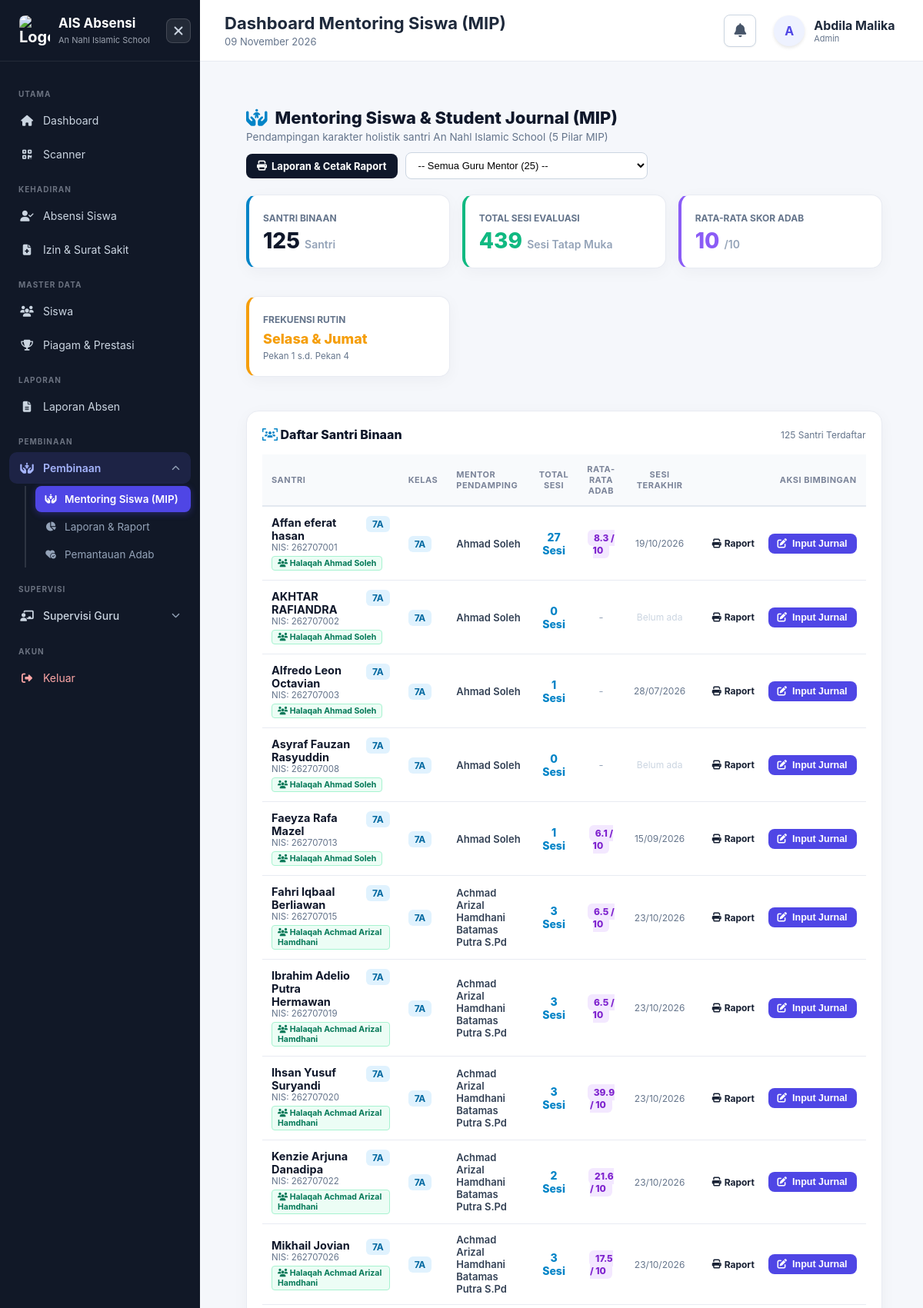
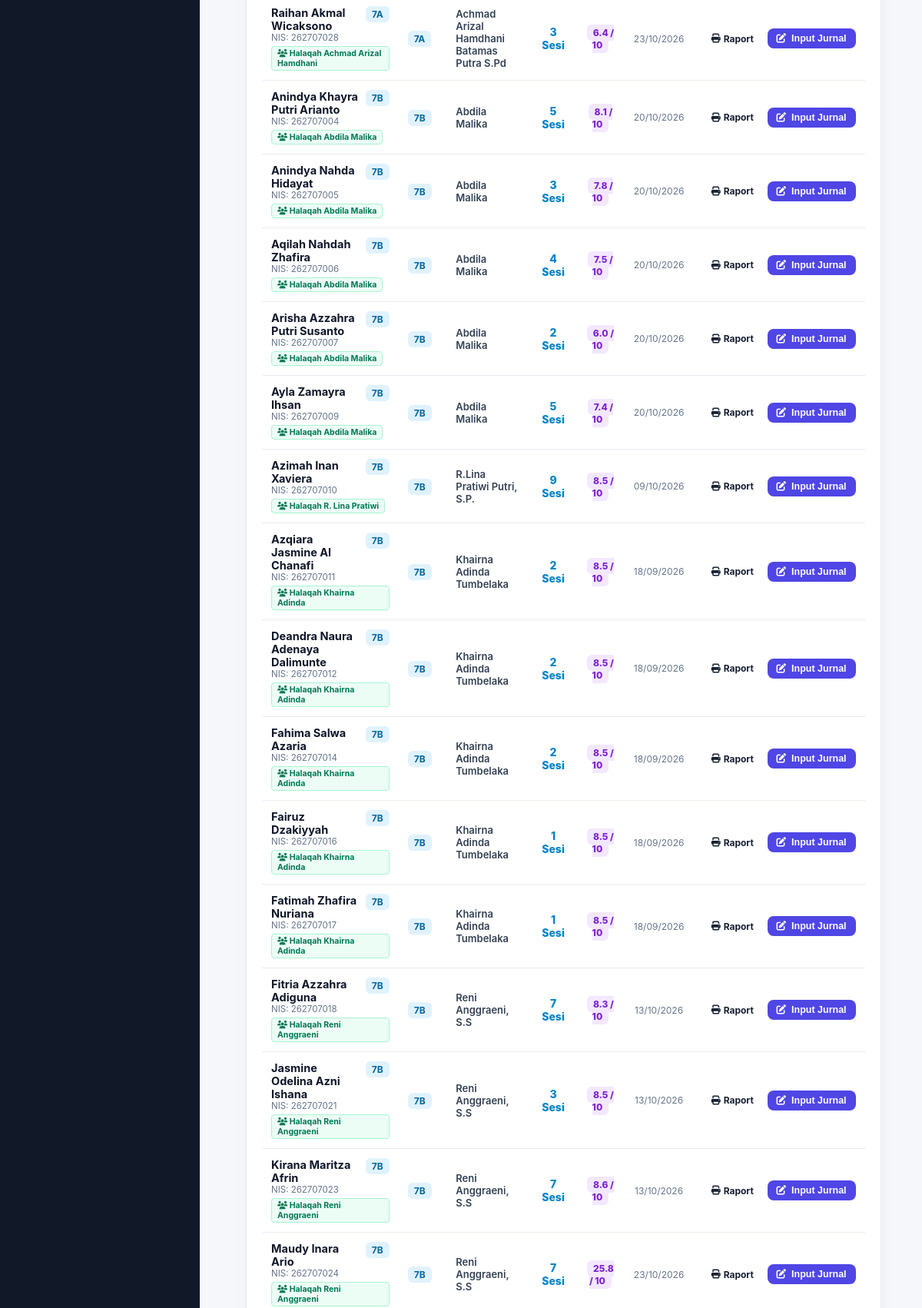
Page /mentoring/index.php (signed in, upper part) on the committed database (2 pictures, top to bottom).
### tables this page shows
CREATE TABLE `users` (
  `id` bigint unsigned NOT NULL AUTO_INCREMENT,
  `username` varchar(100) NOT NULL,
  `password` varchar(255) NOT NULL,
  `name` varchar(255) NOT NULL,
  `photo` varchar(255) DEFAULT NULL,
  `role` varchar(50) NOT NULL DEFAULT 'staff',
  `student_id` int DEFAULT NULL,
  `remember_token` varchar(100) DEFAULT NULL,
  `created_at` timestamp NULL DEFAULT CURRENT_TIMESTAMP,
  `updated_at` timestamp NULL DEFAULT CURRENT_TIMESTAMP ON UPDATE CURRENT_TIMESTAMP,
  `deleted_at` timestamp NULL DEFAULT NULL,
  `last_activity` datetime DEFAULT NULL,
  `last_login_at` datetime DEFAULT NULL,
  `last_login_ip` varchar(45) DEFAULT NULL,
  `is_online` tinyint(1) NOT NULL DEFAULT '0',
  PRIMARY KEY (`id`),
  UNIQUE KEY `username` (`username`),
  KEY `idx_users_student_id` (`student_id`)
);

CREATE TABLE `students` (
  `id` bigint unsigned NOT NULL AUTO_INCREMENT,
  `name` varchar(255) NOT NULL,
  `nis` varchar(100) DEFAULT NULL,
  `nik` varchar(255) DEFAULT NULL,
  `parent_phone` varchar(50) DEFAULT NULL,
  `rfid_uid` varchar(50) DEFAULT NULL,
  `fingerprint_id` int unsigned DEFAULT NULL,
  `wa_notify` tinyint(1) NOT NULL DEFAULT '1',
  `photo` varchar(255) DEFAULT NULL,
  `created_at` timestamp NULL DEFAULT CURRENT_TIMESTAMP,
  `updated_at` timestamp NULL DEFAULT CURRENT_TIMESTAMP ON UPDATE CURRENT_TIMESTAMP,
  `deleted_at` timestamp NULL DEFAULT NULL,
  PRIMARY KEY (`id`),
  UNIQUE KEY `nis` (`nis`),
  UNIQUE KEY `nik` (`nik`),
  UNIQUE KEY `rfid_uid` (`rfid_uid`)
);

### includes/functions.php (called while the page is built, shortened)
<?php
if (!function_exists('hasMenuAccess')) {
    function hasMenuAccess(string $menuKey): bool
    {
        $role = $_SESSION['role'] ?? '';
        $allowedKeys = $_SESSION['menu_keys'] ?? [];
        return in_array($menuKey, $allowedKeys);
    }
}

### config/auth.php (called while the page is built, shortened)
<?php
require_once __DIR__ . '/../includes/functions.php';
if (!function_exists('currentRole')) {
    function currentRole()
    {
        return $_SESSION['role'] ?? null;
    }
}
            ?>

### config/security.php (called while the page is built, shortened)
<?php
function e($value)
{
    return htmlspecialchars(
        $value ?? '',
        ENT_QUOTES,
        'UTF-8'
    );
}

### public/mentoring/index.php (the view, shortened to what this page needs)
<?php
require_once __DIR__ . '/../../config/database.php';
require_once __DIR__ . '/../../config/auth.php';
require_once __DIR__ . '/../../config/security.php';
require_once __DIR__ . '/../../includes/functions.php';
$currentRole = currentRole();
$isPrivileged = in_array($currentRole, ['super_admin', 'admin', 'kepala_sekolah'], true);
$mentorsList = [];
if ($isPrivileged) {
    $mentorsList = $pdo->query("
        SELECT MIN(u.id) as id, TRIM(u.name) as name, MIN(u.username) as username
        FROM users u
        INNER JOIN mentoring_assignments ma ON ma.mentor_user_id = u.id
        WHERE ma.is_active = 1
        GROUP BY TRIM(u.name)
        ORDER BY TRIM(u.name) ASC
    ")->fetchAll(PDO::FETCH_ASSOC);
}
$activeAyId = (int)$pdo->query("SELECT id FROM academic_years WHERE status = 'active' LIMIT 1")->fetchColumn();
$whereAssigned = ["ma.is_active = 1"];
$paramsAssigned = [];
if ($activeAyId > 0) {
    $whereAssigned[] = "ma.academic_year_id = ?";
    $paramsAssigned[] = $activeAyId;
}
$whereSql = !empty($whereAssigned) ? "WHERE " . implode(' AND ', $whereAssigned) : "";
$stmtMentees = $pdo->prepare("
    SELECT s.id, s.name, s.nis, s.parent_phone, cg.name as class_name,
           u.name as mentor_name, u.id as mentor_id, ma.group_name,
           (SELECT COUNT(*) FROM mentoring_sessions ms WHERE ms.student_id = s.id) as total_sessions,
           (SELECT ROUND(AVG(score_adab), 1) FROM mentoring_sessions ms WHERE ms.student_id = s.id AND score_adab IS NOT NULL) as avg_adab,
           (SELECT ROUND(AVG(score_mutabaah), 1) FROM mentoring_sessions ms WHERE ms.student_id = s.id AND score_mutabaah IS NOT NULL) as avg_mutabaah,
           (SELECT MAX(session_date) FROM mentoring_sessions ms WHERE ms.student_id = s.id) as last_session_date
    FROM mentoring_assignments ma
    JOIN students s ON s.id = ma.student_id
    JOIN users u ON u.id = ma.mentor_user_id
    LEFT JOIN student_enrollments se ON se.student_id = s.id AND se.status = 'active'
    LEFT JOIN class_groups cg ON cg.id = se.class_group_id
    LEFT JOIN grades g ON g.id = cg.grade_id
    {$whereSql}
    ORDER BY cg.name ASC, s.name ASC
");
$stmtMentees->execute($paramsAssigned);
$mentees = $stmtMentees->fetchAll(PDO::FETCH_ASSOC);
$totalMentees = count($mentees);
$totalSessionsAll = 0;
$sumAdab = 0;
$countAdab = 0;
foreach ($mentees as $m) {
    $totalSessionsAll += (int)$m['total_sessions'];
    if (!empty($m['avg_adab'])) {
        $sumAdab += (float)$m['avg_adab'];
        $countAdab++;
    }
}
$overallAvgAdab = $countAdab > 0 ? round($sumAdab / $countAdab, 1) : 0;
require __DIR__ . '/../../includes/header.php';
?>
<div class="content">
    <div style="display: flex; justify-content: space-between; align-items: center; flex-wrap: wrap; gap: 12px; margin-bottom: 20px;">
        <div>
            <h2 style="margin: 0; font-size: 22px; font-weight: 800; color: #0f172a; display: flex; align-items: center; gap: 10px;">
                <i class="fa-solid fa-hands-holding-child" style="color: #0284c7;"></i> Mentoring Siswa & Student Journal (MIP)
            </h2>
            <p style="margin: 4px 0 0; color: #64748b; font-size: 13.5px;">
                Pendampingan karakter holistik santri An Nahl Islamic School (5 Pilar MIP)
            </p>
        </div>
        <div style="display: flex; align-items: center; gap: 10px; flex-wrap: wrap;">
            <?php if (hasMenuAccess('mentoring_report')): ?>
                <a href="report.php" class="btn" style="padding: 8px 14px; font-size: 13px; font-weight: 700; background: #0f172a; color: white; border-radius: 8px; text-decoration: none; display: flex; align-items: center; gap: 6px;">
                    <i class="fa-solid fa-print"></i> Laporan & Cetak Raport
                </a>
            <?php endif; ?>
            <?php if ($isPrivileged): ?>
                <form method="GET" style="display: flex; gap: 8px; align-items: center;">
                    <select name="mentor_id" class="filter-input" style="padding: 8px 12px; border-radius: 8px; border: 1px solid #cbd5e1; font-size: 13px;" onchange="this.form.submit()">
                        <option value="0">-- Semua Guru Mentor (<?= count($mentorsList) ?>) --</option>
                    </select>
                </form>
            <?php endif; ?>
        </div>
    </div>
    <div style="display: grid; grid-template-columns: repeat(auto-fit, minmax(200px, 1fr)); gap: 16px; margin-bottom: 24px;">
        <div class="card" style="padding: 18px; border-radius: 14px; border-left: 4px solid #0284c7;">
            <span style="font-size: 12px; font-weight: 700; color: #64748b; text-transform: uppercase;">Santri Binaan</span>
            <div style="font-size: 28px; font-weight: 800; color: #0f172a; margin-top: 4px;">
                <?= $totalMentees ?> <span style="font-size: 14px; font-weight: 600; color: #94a3b8;">Santri</span>
            </div>
        </div>
        <div class="card" style="padding: 18px; border-radius: 14px; border-left: 4px solid #10b981;">
            <span style="font-size: 12px; font-weight: 700; color: #64748b; text-transform: uppercase;">Total Sesi Evaluasi</span>
            <div style="font-size: 28px; font-weight: 800; color: #10b981; margin-top: 4px;">
                <?= $totalSessionsAll ?> <span style="font-size: 14px; font-weight: 600; color: #94a3b8;">Sesi Tatap Muka</span>
            </div>
        </div>
        <div class="card" style="padding: 18px; border-radius: 14px; border-left: 4px solid #8b5cf6;">
            <span style="font-size: 12px; font-weight: 700; color: #64748b; text-transform: uppercase;">Rata-rata Skor Adab</span>
            <div style="font-size: 28px; font-weight: 800; color: #8b5cf6; margin-top: 4px;">
                <?= $overallAvgAdab > 0 ? $overallAvgAdab : '-' ?> <span style="font-size: 14px; font-weight: 600; color: #94a3b8;">/10</span>
            </div>
        </div>
        <div class="card" style="padding: 18px; border-radius: 14px; border-left: 4px solid #f59e0b;">
            <span style="font-size: 12px; font-weight: 700; color: #64748b; text-transform: uppercase;">Frekuensi Rutin</span>
            <div style="font-size: 18px; font-weight: 800; color: #f59e0b; margin-top: 6px;">
                Selasa & Jumat
            </div>
            <small style="color: #64748b; font-size: 11.5px;">Pekan 1 s.d. Pekan 4</small>
        </div>
    </div>
    <div class="card mobile-clean-card" style="margin-bottom: 24px; padding: 20px; border-radius: 16px;">
        <div style="display: flex; justify-content: space-between; align-items: center; margin-bottom: 16px;">
            <h3 style="margin: 0; font-size: 16px; font-weight: 800; color: #0f172a;">
                <i class="fa-solid fa-users-viewfinder" style="color: #0284c7;"></i> Daftar Santri Binaan
            </h3>
            <span style="font-size: 12px; color: #64748b;">
                <?= count($mentees) ?> Santri Terdaftar
            </span>
        </div>
        <div class="table-responsive">
            <table class="table responsive-card-table" style="width: 100%; border-collapse: collapse;">
                <thead>
                    <tr style="background: #f8fafc; border-bottom: 2px solid #e2e8f0; text-align: left;">
                        <th style="padding: 12px;">Santri</th>
                        <th style="padding: 12px;">Kelas</th>
                        <th style="padding: 12px;">Mentor Pendamping</th>
                        <th style="padding: 12px; text-align: center;">Total Sesi</th>
                        <th style="padding: 12px; text-align: center;">Rata-rata Adab</th>
                        <th style="padding: 12px; text-align: center;">Sesi Terakhir</th>
                        <th style="padding: 12px; text-align: right;">Aksi Bimbingan</th>
                    </tr>
                </thead>
                <tbody>
                    <?php if (empty($mentees)): ?>
                        <tr>
                            <td colspan="7" style="text-align: center; padding: 30px; color: #94a3b8;">
                                Belum ada santri binaan yang dialokasikan untuk filter ini.
                            </td>
                        </tr>
                    <?php else: ?>
                        <?php foreach ($mentees as $m): ?>
                            <tr style="border-bottom: 1px solid #f1f5f9;">
                                <td data-label="Santri" style="padding: 12px;">
                                    <div style="display: flex; justify-content: space-between; align-items: flex-start; gap: 8px;">
                                        <div>
                                            <strong style="font-size: 14.5px; color: #0f172a;"><?= e($m['name']) ?></strong>
                                            <div style="font-size: 11.5px; color: #64748b;">NIS: <?= e($m['nis']) ?></div>
                                        </div>
                                        <span style="padding: 3px 8px; border-radius: 6px; font-size: 12px; font-weight: 700; background: #e0f2fe; color: #0369a1;">
                                            <?= e($m['class_name'] ?? 'Santri') ?>
                                        </span>
                                    </div>
                                    <?php if (!empty($m['group_name'])): ?>
                                        <div style="margin-top: 4px;">
                                            <span style="display: inline-block; padding: 2px 7px; border-radius: 4px; font-size: 10.5px; font-weight: 700; background: #ecfdf5; color: #047857; border: 1px solid #a7f3d0;">
                                                <i class="fa-solid fa-users"></i> <?= e($m['group_name']) ?>
                                            </span>
                                        </div>
                                    <?php endif; ?>
                                </td>
                                <td data-label="Kelas" style="padding: 12px;">
                                    <span style="padding: 3px 8px; border-radius: 6px; font-size: 12px; font-weight: 700; background: #e0f2fe; color: #0369a1;">
                                        <?= e($m['class_name'] ?? 'Santri') ?>
                                    </span>
                                </td>
                                <td data-label="Mentor" style="padding: 12px;">
                                    <span style="font-size: 13px; font-weight: 600; color: #334155;">
                                        <?= e($m['mentor_name']) ?>
                                    </span>
                                </td>
                                <td data-label="Total Sesi" style="padding: 12px; text-align: center;">
                                    <span style="font-weight: 800; font-size: 14px; color: #0284c7;">
                                        <?= $m['total_sessions'] ?> Sesi
                                    </span>
                                </td>
                                <td data-label="Rata-rata Adab" style="padding: 12px; text-align: center;">
                                    <?php if (!empty($m['avg_adab'])): ?>
                                        <span style="padding: 3px 8px; border-radius: 6px; font-size: 12px; font-weight: 800; background: #f3e8ff; color: #7e22ce;">
                                            <?= $m['avg_adab'] ?> / 10
                                        </span>
                                    <?php else: ?>
                                        <span style="color: #94a3b8;">-</span>
                                    <?php endif; ?>
                                </td>
                                <td data-label="Sesi Terakhir" style="padding: 12px; text-align: center; font-size: 12px; color: #64748b;">
                                    <?= !empty($m['last_session_date']) ? date('d/m/Y', strtotime($m['last_session_date'])) : '<span style="color:#cbd5e1;">Belum ada</span>' ?>
                                </td>
                                <td data-label="Aksi" style="padding: 12px; text-align: right; white-space: nowrap;">
                                    <a href="report.php?student_id=<?= $m['id'] ?>" class="btn btn-secondary" style="padding: 6px 10px; font-size: 12px; font-weight: 700; border-radius: 8px; text-decoration: none; display: inline-flex; align-items: center; gap: 4px; margin-right: 4px;" title="Lihat Laporan & Cetak Raport">
                                        <i class="fa-solid fa-print"></i> Raport
                                    </a>
                                    <button type="button" class="btn btn-primary" style="padding: 6px 12px; font-size: 12.5px; font-weight: 700; border-radius: 8px;" onclick="openSessionModal(<?= $m['id'] ?>, '<?= addslashes(e($m['name'])) ?>', <?= $m['mentor_id'] ?>)">
                                        <i class="fa-solid fa-pen-to-square"></i> Input Jurnal
                                    </button>
                                </td>
                            </tr>
                        <?php endforeach; ?>
                    <?php endif; ?>
                </tbody>
            </table>
        </div>
    </div>
</div>
<?php require __DIR__ . '/../../includes/footer.php'; ?>

### rows in the picture
users: students.name "Affan eferat hasan", students.nis "262707001", class_name "7A", group_name "Halaqah Ahmad Soleh", name "Ahmad Soleh", total_sessions "27", avg_adab "8.3", last_session_date "19/10/2026", students.name "AKHTAR RAFIANDRA", students.nis "262707002", total_sessions "0", shows "Belum ada", students.name "Alfredo Leon Octavian", students.nis "262707003", total_sessions "1", last_session_date "28/07/2026", students.name "Asyraf Fauzan Rasyuddin", students.nis "262707008", students.name "Faeyza Rafa Mazel", students.nis "262707013", avg_adab "6.1", last_session_date "15/09/2026"
users: students.name "Fahri Iqbaal Berliawan", students.nis "262707015", class_name "7A", group_name "Halaqah Achmad Arizal Hamdhani", name "Achmad Arizal Hamdhani Batamas Putra S.Pd", total_sessions "3", avg_adab "6.5", last_session_date "23/10/2026", students.name "Ibrahim Adelio Putra Hermawan", students.nis "262707019", students.name "Ihsan Yusuf Suryandi", students.nis "262707020", avg_adab "39.9", students.name "Kenzie Arjuna Danadipa", students.nis "262707022", total_sessions "2", avg_adab "21.6", students.name "Mikhail Jovian", students.nis "262707026", avg_adab "17.5", students.name "Raihan Akmal Wicaksono", students.nis "262707028", avg_adab "6.4"
users: students.name "Anindya Khayra Putri Arianto", students.nis "262707004", class_name "7B", group_name "Halaqah Abdila Malika", name "Abdila Malika", total_sessions "5", avg_adab "8.1", last_session_date "20/10/2026", students.name "Anindya Nahda Hidayat", students.nis "262707005", total_sessions "3", avg_adab "7.8", students.name "Aqilah Nahdah Zhafira", students.nis "262707006", total_sessions "4", avg_adab "7.5", students.name "Arisha Azzahra Putri Susanto", students.nis "262707007", total_sessions "2", avg_adab "6.0", students.name "Ayla Zamayra Ihsan", students.nis "262707009", avg_adab "7.4"
users: students.name "Azimah Inan Xaviera", students.nis "262707010", class_name "7B", group_name "Halaqah R. Lina Pratiwi", name "R.Lina Pratiwi Putri, S.P.", total_sessions "9", avg_adab "8.5", last_session_date "09/10/2026"
users: students.name "Azqiara Jasmine Al Chanafi", students.nis "262707011", class_name "7B", group_name "Halaqah Khairna Adinda", name "Khairna Adinda Tumbelaka", total_sessions "2", avg_adab "8.5", last_session_date "18/09/2026", students.name "Deandra Naura Adenaya Dalimunte", students.nis "262707012", students.name "Fahima Salwa Azaria", students.nis "262707014", students.name "Fairuz Dzakiyyah", students.nis "262707016", total_sessions "1", students.name "Fatimah Zhafira Nuriana", students.nis "262707017"
users: students.name "Fitria Azzahra Adiguna", students.nis "262707018", class_name "7B", group_name "Halaqah Reni Anggraeni", name "Reni Anggraeni, S.S", total_sessions "7", avg_adab "8.3", last_session_date "13/10/2026", students.name "Jasmine Odelina Azni Ishana", students.nis "262707021", total_sessions "3", avg_adab "8.5", students.name "Kirana Maritza Afrin", students.nis "262707023", avg_adab "8.6", students.name "Maudy Inara Ario", students.nis "262707024", avg_adab "25.8", last_session_date "23/10/2026"

### other values in the picture
$category "UTAMA"
$item['menu_name'] "Dashboard"
$item['menu_name'] "Scanner"
$category "KEHADIRAN"
$item['menu_name'] "Absensi Siswa"
$item['menu_name'] "Izin & Surat Sakit"
$category "MASTER DATA"
$item['menu_name'] "Siswa"
$item['menu_name'] "Piagam & Prestasi"
$category "LAPORAN"
$item['menu_name'] "Laporan Absen"
$category "PEMBINAAN"
$item['menu_name'] "Pembinaan"
$child['menu_name'] "Mentoring Siswa (MIP)"
$child['menu_name'] "Laporan & Raport"
